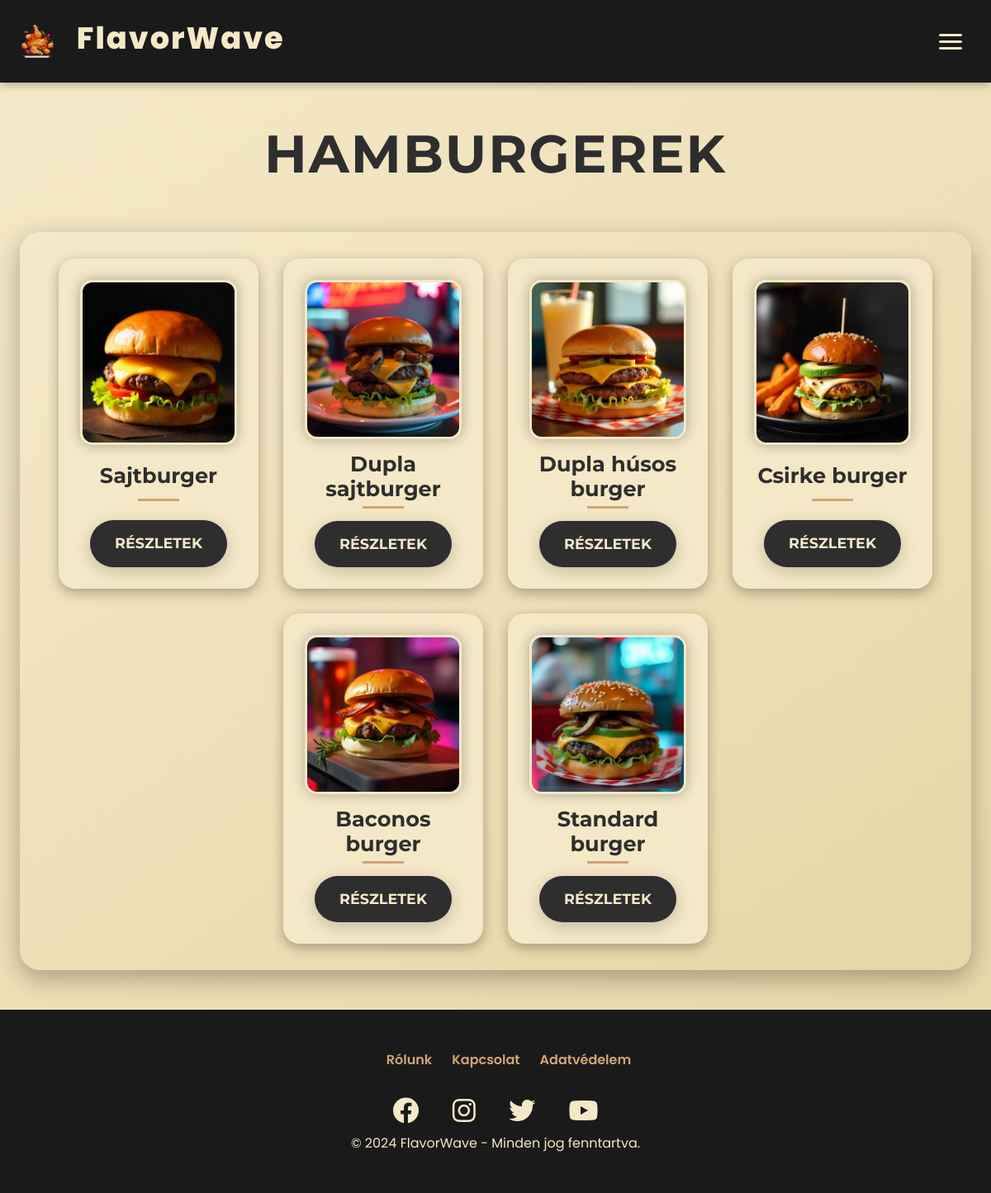
The app's page /php/hamburger.php with its own data.
### tables this page shows
CREATE TABLE `etel` (
  `id` int(11) NOT NULL,
  `nev` varchar(50) NOT NULL,
  `egyseg_ar` int(10) NOT NULL,
  `leiras` varchar(250) NOT NULL,
  `kategoria_id` int(11) NOT NULL,
  `kep_url` varchar(255) NOT NULL,
  `kaloria` int(4) NOT NULL,
  `osszetevok` varchar(255) NOT NULL,
  `allergenek` varchar(150) NOT NULL
);

### php/adatbazisra_csatlakozas.php (called while the page is built, shortened)
<?php
$conn = new mysqli('localhost', 'root', '', 'flavorwave');
function adatokLekerdezese($muvelet, $parameterek = []) {
    global $conn;
    $stmt = $conn->prepare($muvelet);
    if (!$stmt->execute()) {
        return "Hiba a lekérdezés végrehajtásakor: " . $stmt->error;
    }
    $eredmeny = $stmt->get_result();
    if ($eredmeny->num_rows > 0) {
        return $eredmeny->fetch_all(MYSQLI_ASSOC);
    } else {
        return [];
    }
}
?>

### php/hamburger.php (the view, shortened to what this page needs)
<!DOCTYPE html>
<html lang="hu">
<head>
    <link href="https://cdn.jsdelivr.net/npm/bootstrap@5.3.0/dist/css/bootstrap.min.css" rel="stylesheet">
    <link rel="stylesheet" href="https://cdnjs.cloudflare.com/ajax/libs/font-awesome/5.15.4/css/all.min.css">
    <link href="https://unpkg.com/aos@2.3.1/dist/aos.css" rel="stylesheet">
    <link rel="stylesheet" href="../css/navbar.css">
    <link rel="stylesheet" href="../css/footer.css">
    <link rel="stylesheet" href="../css/hamburger.css">
    <link rel="stylesheet" href="../css/fooldal/ujfooldal.css">
</head>
<body>
    <nav>
        <a href="kezdolap.php" class="logo">
            <img src="../kepek/logo.png" alt="Flavorwave Logo">
            <h1>FlavorWave</h1>
        </a>
        <div class="hamburger" onclick="toggleMenu()">
            <span></span>
            <span></span>
            <span></span>
        </div>
    </nav>
    <div class="content-wrapper">
        <main>
            <div class="title-container">
                <h1 class="page-title">Hamburgerek</h1>
            </div>
            <?php
            include './adatbazisra_csatlakozas.php';
            $kategoriak_sql = "SELECT * FROM etel WHERE kategoria_id = 3;";
            $kategoriak = adatokLekerdezese($kategoriak_sql);
            if (is_array($kategoriak)) {
                echo '<div class="flex-grid">';
                foreach ($kategoriak as $k) {
                    echo '
                    <div class="flex-col">
                        <div class="menu__option" data-aos="fade-up" data-aos-delay="' . (100 * (array_search($k, $kategoriak) + 1)) . '">
                            <div class="image-wrapper">
                                <img src="../kepek/hamburgerek/' . htmlspecialchars($k['kep_url']) . '" alt="' . htmlspecialchars($k['nev']) . '">
                            </div>
                            <h2>' . htmlspecialchars($k['nev']) . '</h2>
                            <div class="title-underline"></div>
                            <button class="order-btn details-btn" onclick="openCustomModal(\'modal-' . htmlspecialchars($k['id']) . '\')">Részletek</button>
                        </div>
                    </div>
                    <div class="custom-modal" id="modal-' . htmlspecialchars($k['id']) . '">
                                <h5 class="custom-modal-title">' . htmlspecialchars($k['nev']) . ' - Részletek</h5>
                                <button type="button" class="custom-close-btn" onclick="closeCustomModal(\'modal-' . htmlspecialchars($k['id']) . '\')">×</button>
                                <img src="../kepek/hamburgerek/' . htmlspecialchars($k['kep_url']) . '" class="img-fluid mb-3" alt="' . htmlspecialchars($k['nev']) . '">
                                <p><strong>Kalória:</strong> ' . htmlspecialchars($k['kaloria']) . ' kcal</p>
                                <p><strong>Összetevők:</strong> ' . htmlspecialchars($k['osszetevok']) . '</p>
                                <p><strong>Allergének:</strong> ' . htmlspecialchars($k['allergenek']) . '</p>
                                <p><strong>Ár:</strong> ' . htmlspecialchars($k['egyseg_ar']) . ' Ft</p>
                                ' . htmlspecialchars($k[""]) . '' . htmlspecialchars($k['']) . '' . htmlspecialchars($k['']) . '' . htmlspecialchars($k['']) . '' . htmlspecialchars($k[""]) . '
                                <button type="button" class="order-btn close-btn" onclick="closeCustomModal(\'modal-' . htmlspecialchars($k['id']) . '\')">Bezárás</button>
                    </div>';
                }
                echo '</div>';
            } else {
                echo "<p>Ehhez a kategóriához nem tartozik étel!</p>";
            }
            ?>
        </main>
        <div class="toast-container position-fixed bottom-0 end-0 p-3">
        </div>
        <div class="footer">
            <div class="footer-container">
                <ul class="footer-links">
                    <li><a href="../html/rolunk.html">Rólunk</a></li>
                    <li><a href="../html/kapcsolatok.html">Kapcsolat</a></li>
                    <li><a href="../html/adatvedelem.html">Adatvédelem</a></li>
                </ul>
                <div class="footer-socials">
                    <a href="#"><i class="fab fa-facebook"></i></a>
                    <a href="#"><i class="fab fa-instagram"></i></a>
                    <a href="#"><i class="fab fa-twitter"></i></a>
                    <a href="#"><i class="fab fa-youtube"></i></a>
                </div>
                <div class="footer-copy">
                    © 2024 FlavorWave - Minden jog fenntartva.
                </div>
            </div>
        </div>
    </div>
</body>
</html>

### css/navbar.css (style rules this page uses)
:root { --primary-beige: #F5E8C7; --dark-black: #1A1A1A; --accent-gold: #D4A373; --shadow-color: rgba(0, 0, 0, 0.3); --light-gray: #E8D5B5; --transition: all 0.4s ease; --navbar-height: 100px; --mobile-navbar-height: 70px; }
nav { display: flex; justify-content: space-between; align-items: center; padding: 15px 40px; background: var(--dark-black); position: fixed; top: 0; left: 0; width: 100%; height: var(--navbar-height); z-index: 1000; box-shadow: 0 2px 10px var(--shadow-color); transition: height 0.3s ease; }
.logo { display: flex; align-items: center; text-decoration: none; gap: 1rem; }
.logo img { height: 50px; margin-right: 12px; transition: transform 0.5s ease; }
.logo h1 { color: var(--primary-beige); font-size: 2.3rem; font-weight: 800; letter-spacing: 2px; }
.hamburger { display: none; flex-direction: column; gap: 5px; cursor: pointer; padding: 10px; border-radius: 5px; transition: background 0.3s ease; }
.hamburger span { width: 28px; height: 3px; background: var(--primary-beige); border-radius: 2px; transition: all 0.3s ease; }
@media (max-width: 1200px) { nav { padding: 15px 25px; } }
@media (max-width: 1200px) { .logo img { height: 40px; } }
@media (max-width: 1200px) { .logo { font-size: 1.6rem; } }
@media (max-width: 1200px) { .hamburger { display: flex; } }

### css/footer.css (style rules this page uses)
:root { --primary-beige: #F5E8C7; --dark-black: #1A1A1A; --accent-gold: #D4A373; --transition: all 0.4s ease; }
.footer { background: var(--dark-black); color: var(--primary-beige); padding: clamp(1.5rem, 4vw, 3rem) clamp(1rem, 2vw, 2rem); text-align: center; width: 100%; flex-shrink: 0; margin-top: auto; }
.footer-links { list-style: none; display: flex; justify-content: center; flex-wrap: wrap; gap: clamp(1rem, 2vw, 2rem); margin-bottom: clamp(1rem, 2vw, 1.5rem); }
.footer-links a { color: var(--accent-gold); text-decoration: none; font-weight: 600; font-size: clamp(0.8rem, 1.5vw, 1rem); transition: var(--transition); }
.footer-socials a { color: var(--primary-beige); margin: 0 clamp(0.8rem, 1.5vw, 1.5rem); font-size: clamp(1.2rem, 3vw, 2rem); transition: var(--transition); }

### css/fooldal/ujfooldal.css (style rules this page uses)
:root { --primary-beige: #F5E8C7; --dark-black: #1A1A1A; --accent-gold: #D4A373; --shadow-color: rgba(0, 0, 0, 0.3); --light-gray: #E8D5B5; --transition: all 0.4s ease; }
* { margin: 0; padding: 0; box-sizing: border-box; }
body { background-color: var(--primary-beige); color: var(--dark-black); font-family: 'Poppins', sans-serif; line-height: 1.6; overflow-x: hidden; }

### records on screen
etel: kep_url (picture), nev "Sajtburger"
etel: kep_url (picture), nev "Dupla sajtburger"
etel: kep_url (picture), nev "Dupla húsos burger"
etel: kep_url (picture), nev "Csirke burger"
etel: kep_url (picture), nev "Baconos burger"
etel: kep_url (picture), nev "Standard burger"
